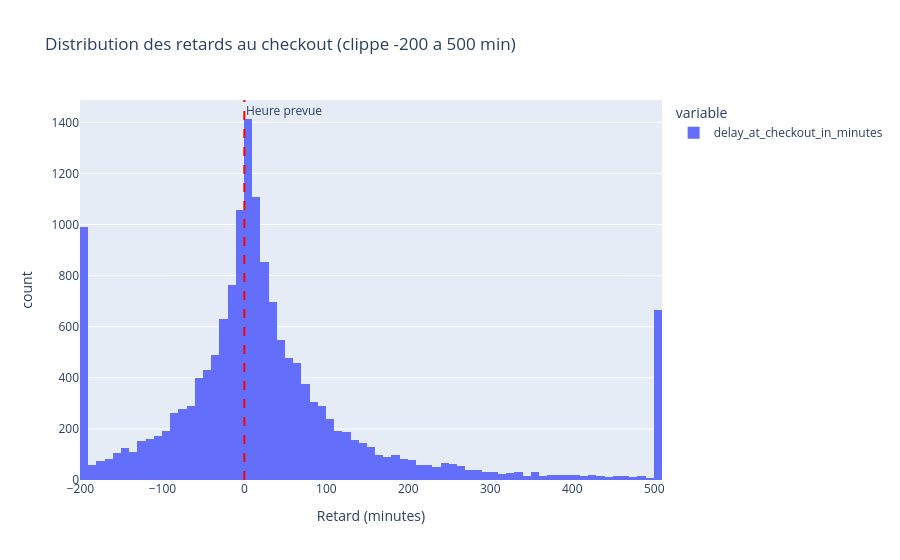

The code cell stored with this chart in its notebook:
### Code cell
# Distribution des retards (clippe pour lisibilite)
fig = px.histogram(
    delays.clip(-200, 500), 
    nbins=100, 
    title='Distribution des retards au checkout (clippe -200 a 500 min)',
    labels={'value': 'Retard (minutes)', 'count': 'Nombre'}
)
fig.add_vline(x=0, line_dash='dash', line_color='red', annotation_text='Heure prevue')
fig.show()

### Figure 1 — Plotly figure (JSON) as saved in the notebook; plotly's stock layout.template omitted (floating-point values rounded to 4 significant figures; data arrays with more than 128 entries replaced by an {"elided": "..."} marker saying what was removed)
{"data": [{"bingroup": "x", "hovertemplate": "variable=delay_at_checkout_in_minutes<br>Retard (minutes)=%{x}<br>count=%{y}<extra></extra>", "legendgroup": "delay_at_checkout_in_minutes", "marker": {"color": "#636efa", "pattern": {"shape": ""}}, "name": "delay_at_checkout_in_minutes", "nbinsx": 100, "orientation": "v", "showlegend": true, "type": "histogram", "x": {"elided": "16345 float values"}, "xaxis": "x", "yaxis": "y"}], "layout": {"annotations": [{"showarrow": false, "text": "Heure prevue", "x": 0, "xanchor": "left", "xref": "x", "y": 1, "yanchor": "top", "yref": "y domain"}], "barmode": "relative", "legend": {"title": {"text": "variable"}, "tracegroupgap": 0}, "shapes": [{"line": {"color": "red", "dash": "dash"}, "type": "line", "x0": 0, "x1": 0, "xref": "x", "y0": 0, "y1": 1, "yref": "y domain"}], "title": {"text": "Distribution des retards au checkout (clippe -200 a 500 min)"}, "xaxis": {"anchor": "y", "domain": [0, 1], "title": {"text": "Retard (minutes)"}}, "yaxis": {"anchor": "x", "domain": [0, 1], "title": {"text": "count"}}}}
